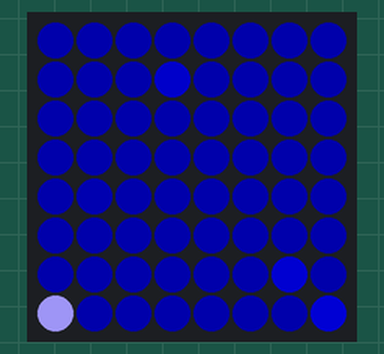
This program was run on a simulated Raspberry Pi (BCM pin numbers) with a Sense HAT. Shown: the Sense HAT's 8×8 RGB LED matrix. Random numbers come from a fixed seed.

Above: at 0.52 s.
At 12.88 s:
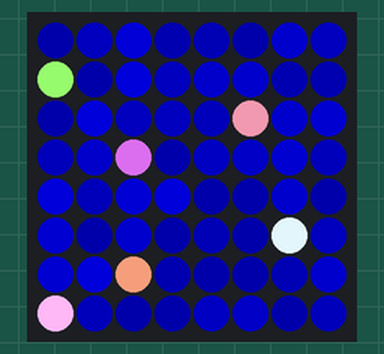
At 25.4 s:
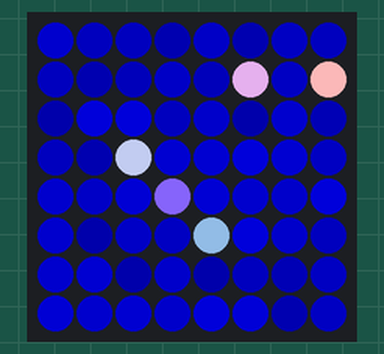
At 27.15 s:
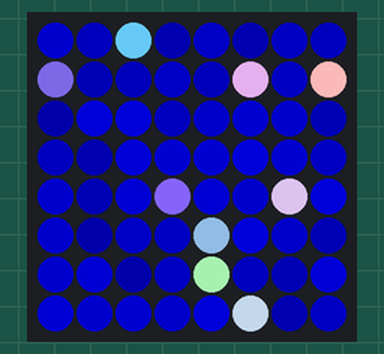
At 30.31 s:
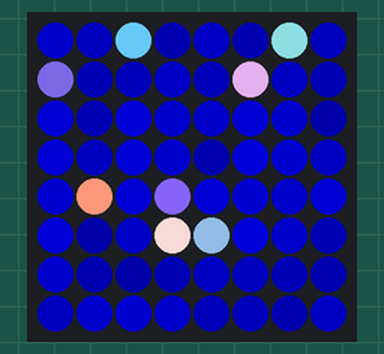
At 39.93 s:
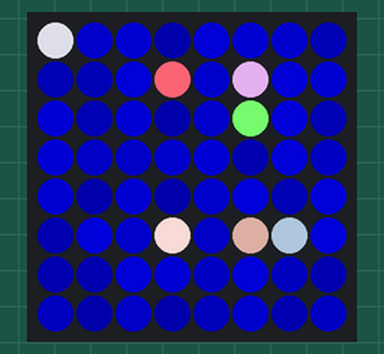

The program:

Starry_Night_1.py
```python
#!/usr/bin/env python3
####################################################
# Starry Night 1

from random import randint as r
from time import sleep
try :
    from sense_hat import SenseHat
except :
    try :
        from sense_emu import SenseHat
    except :
        from _sense_hat_ANSI import SenseHat

s=SenseHat()
s.clear([0,0,48])

while True:
    if r(0,100) > 90 :
        # Draw a shiny star
        s.set_pixel(r(0,7), r(0,7), list((r(80,255), r(80,255), r(80,255))))
    else :
        # Draw a flickery bgr
        s.set_pixel(r(0,7), r(0,7), list((0, 0, r(48,150))))
    sleep(0.1)
```
